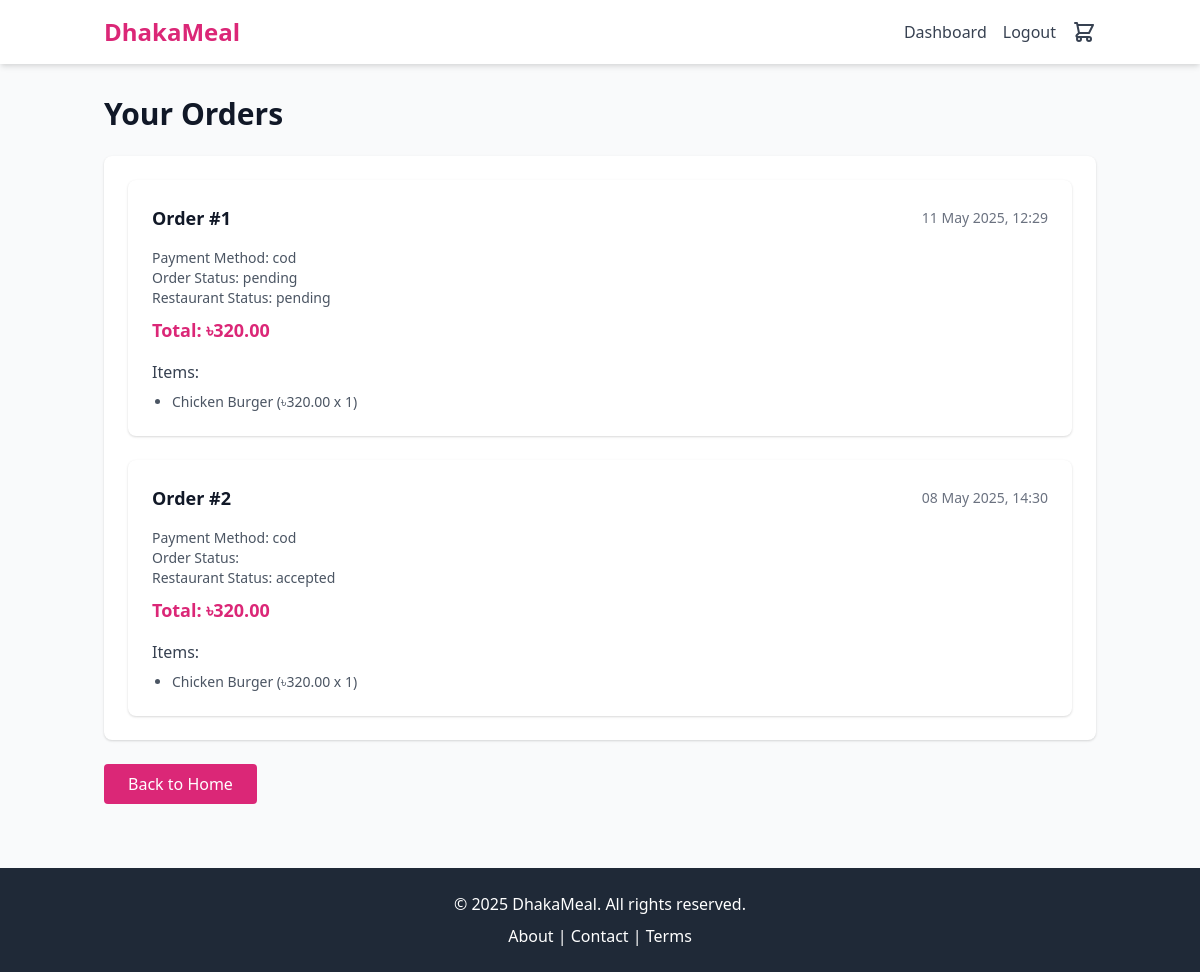
The app's page /order-details.php (signed in) with its own data.
### tables this page shows
CREATE TABLE `Order` (
    order_id INT AUTO_INCREMENT PRIMARY KEY,
    customer_id INT NOT NULL,
    restaurant_id INT NOT NULL,
    delivery_person_id INT,
    order_time DATETIME NOT NULL DEFAULT CURRENT_TIMESTAMP,
    order_status ENUM('pending', 'picked_up', 'out_for_delivery', 'delivered', 'canceled') NOT NULL DEFAULT 'pending',
    restaurant_status ENUM('pending', 'accepted', 'rejected') NOT NULL DEFAULT 'pending',
    payment_method ENUM('cod', 'online') NOT NULL,
    payment_status ENUM('pending', 'completed') NOT NULL DEFAULT 'pending',
    total_price DECIMAL(10, 2) NOT NULL,
    delivery_proof VARCHAR(255),
    delivery_time DATETIME,
    FOREIGN KEY (customer_id) REFERENCES Customer(customer_id) ON DELETE CASCADE,
    FOREIGN KEY (restaurant_id) REFERENCES Restaurant(restaurant_id) ON DELETE CASCADE,
    FOREIGN KEY (delivery_person_id) REFERENCES DeliveryPerson(delivery_id) ON DELETE SET NULL
);

CREATE TABLE OrderItem (
    order_item_id INT AUTO_INCREMENT PRIMARY KEY,
    order_id INT NOT NULL,
    food_id INT NOT NULL,
    quantity INT NOT NULL,
    price DECIMAL(10, 2) NOT NULL,
    FOREIGN KEY (order_id) REFERENCES `Order`(order_id) ON DELETE CASCADE,
    FOREIGN KEY (food_id) REFERENCES Food(food_id) ON DELETE CASCADE
);

CREATE TABLE Food (
    food_id INT AUTO_INCREMENT PRIMARY KEY,
    restaurant_id INT NOT NULL,
    name VARCHAR(255) NOT NULL,
    description TEXT,
    price DECIMAL(10, 2) NOT NULL,
    stock_qty INT NOT NULL,
    image_url VARCHAR(255),
    category ENUM('Starters', 'Main Course', 'Desserts') NOT NULL,
    FOREIGN KEY (restaurant_id) REFERENCES Restaurant(restaurant_id) ON DELETE CASCADE
);

### order-details.php (the view, shortened to what this page needs)
<?php
include_once 'config/database.php';
include_once 'includes/header.php';
$personId = $_SESSION['user_id'];
$customerQuery = "SELECT customer_id FROM Customer WHERE person_id = ?";
$customerStmt = $conn->prepare($customerQuery);
$customerStmt->execute([$personId]);
$customer = $customerStmt->fetch(PDO::FETCH_ASSOC);
$customerId = $customer['customer_id'];
$orderQuery = "SELECT order_id, order_time, order_status, restaurant_status, payment_method, total_price
               FROM `Order`
               WHERE customer_id = ?
               ORDER BY order_time DESC";
$orderStmt = $conn->prepare($orderQuery);
$orderStmt->execute([$customerId]);
$orders = $orderStmt->fetchAll(PDO::FETCH_ASSOC);
?>
<div class="container mx-auto px-4 py-8">
    <h1 class="text-3xl font-bold text-gray-900 mb-6">Your Orders</h1>
    <div class="bg-white shadow rounded-lg p-6">
        <?php if (empty($orders)): ?>
            <p class="text-gray-600 text-center">No orders found.</p>
        <?php else: ?>
            <div class="space-y-6">
                <?php foreach ($orders as $order): ?>
                    <div class="bg-white shadow rounded-lg p-6">
                        <div class="flex justify-between items-center mb-4">
                            <h3 class="text-lg font-semibold text-gray-900">Order #<?php echo $order['order_id']; ?></h3>
                            <span class="text-sm text-gray-500"><?php echo date('d M Y, H:i', strtotime($order['order_time'])); ?></span>
                        </div>
                        <p class="text-sm text-gray-600">Payment Method: <?php echo htmlspecialchars($order['payment_method']); ?></p>
                        <p class="text-sm text-gray-600">Order Status: <?php echo htmlspecialchars($order['order_status']); ?></p>
                        <p class="text-sm text-gray-600">Restaurant Status: <?php echo htmlspecialchars($order['restaurant_status']); ?></p>
                        <p class="text-lg font-bold text-pink-600 mt-2">Total: ৳<?php echo number_format($order['total_price'], 2); ?></p>
                        <?php
                        $itemQuery = "SELECT oi.quantity, oi.price, f.name
                                      FROM OrderItem oi
                                      JOIN Food f ON oi.food_id = f.food_id
                                      WHERE oi.order_id = ?";
                        $itemStmt = $conn->prepare($itemQuery);
                        $itemStmt->execute([$order['order_id']]);
                        $items = $itemStmt->fetchAll(PDO::FETCH_ASSOC);
                        ?>
                        <div class="mt-4">
                            <h4 class="text-md font-medium text-gray-700">Items:</h4>
                            <ul class="list-disc pl-5 mt-2">
                                <?php foreach ($items as $index => $item): ?>
                                    <li class="text-sm text-gray-600">
                                        <?php echo htmlspecialchars($item['name']); ?>
                                        (৳<?php echo number_format($item['price'], 2); ?> x <?php echo $item['quantity']; ?>)
                                    </li>
                                <?php endforeach; ?>
                            </ul>
                        </div>
                    </div>
                <?php endforeach; ?>
            </div>
        <?php endif; ?>
    </div>
    <div class="mt-6">
        <a href="index.php" class="inline-block bg-pink-600 text-white px-6 py-2 rounded hover:bg-pink-700 transition duration-300">Back to Home</a>
    </div>
</div>
<?php include_once 'includes/footer.php'; ?>

### includes/header.php (shortened to what this page needs)
<?php
$currentPage = basename($_SERVER['PHP_SELF']);
$isHomepage = ($currentPage === 'index.php' || $currentPage === 'home.php');
$cartCount = 0;
?>
<!DOCTYPE html>
<html lang="en">
<head>
    <link href="https://cdn.jsdelivr.net/npm/tailwindcss@2.2.19/dist/tailwind.min.css" rel="stylesheet">
</head>
<body class="bg-gray-50">
<?php if ($isHomepage): ?>
    <header class="bg-white shadow-md sticky top-0 z-50">
        <div class="container mx-auto px-4 py-4 flex items-center justify-between">
            <a href="index.php" class="text-2xl font-bold text-pink-600 flex items-center">
                <svg class="w-8 h-8 mr-2" fill="none" stroke="currentColor" viewBox="0 0 24 24" xmlns="http://www.w3.org/2000/svg">
                    <path stroke-linecap="round" stroke-linejoin="round" stroke-width="2" d="M12 8v4l3 3m6-3a9 9 0 11-18 0 9 9 0 0118 0z"></path>
                </svg>
                DhakaMeal
            </a>
            <form method="GET" action="index.php" class="flex-1 mx-4">
                <div class="flex items-center border border-gray-300 rounded-full overflow-hidden">
                    <input type="text" name="search" value="<?php echo htmlspecialchars($_GET['search'] ?? ''); ?>" placeholder="Search for restaurants or food..." class="w-full px-4 py-2 focus:outline-none">
                    <button type="submit" class="bg-pink-600 text-white px-4 py-2 hover:bg-pink-700 transition duration-300">
                        <svg class="w-5 h-5" fill="none" stroke="currentColor" viewBox="0 0 24 24" xmlns="http://www.w3.org/2000/svg">
                            <path stroke-linecap="round" stroke-linejoin="round" stroke-width="2" d="M21 21l-6-6m2-5a7 7 0 11-14 0 7 7 0 0114 0z"></path>
                        </svg>
                    </button>
                </div>
            </form>
            <div class="flex items-center space-x-4">
                <?php if (isset($_SESSION['user_id'])): ?>
                    <a href="<?php echo $_SESSION['user_type'] === 'customer' ? 'order-details.php' : ($_SESSION['user_type'] === 'restaurant' ? 'restaurant-dashboard.php' : 'delivery-dashboard.php'); ?>" class="text-gray-700 hover:text-pink-600">Dashboard</a>
                    <a href="logout.php" class="text-gray-700 hover:text-pink-600">Logout</a>
                <?php else: ?>
                    <a href="login.php" class="text-gray-700 hover:text-pink-600">Login</a>
                    <a href="register.php" class="text-gray-700 hover:text-pink-600">Sign Up</a>
                <?php endif; ?>
                <?php if (isset($_SESSION['user_type']) && $_SESSION['user_type'] === 'customer'): ?>
                    <a href="cart.php" class="relative text-gray-700 hover:text-pink-600">
                        <svg class="w-6 h-6" fill="none" stroke="currentColor" viewBox="0 0 24 24" xmlns="http://www.w3.org/2000/svg">
                            <path stroke-linecap="round" stroke-linejoin="round" stroke-width="2" d="M3 3h2l.4 2M7 13h10l4-8H5.4M7 13L5.4 5M7 13l-2.293 2.293c-.63.63-.184 1.707.707 1.707H17m0 0a2 2 0 100 4 2 2 0 000-4zm-8 2a2 2 0 11-4 0 2 2 0 014 0z"></path>
                        </svg>
                        <?php if ($cartCount > 0): ?>
                            <span id="cart-count" class="absolute -top-1 -right-1 bg-pink-600 text-white text-xs rounded-full px-2 py-1"><?php echo $cartCount; ?></span>
                        <?php endif; ?>
                    </a>
                <?php endif; ?>
            </div>
        </div>
    </header>
<?php else: ?>
    <header class="bg-white shadow-md sticky top-0 z-50">
        <div class="container mx-auto px-4 py-4 flex items-center justify-between">
            <a href="index.php" class="text-2xl font-bold text-pink-600">DhakaMeal</a>
            <div class="flex items-center space-x-4">
                <?php if (isset($_SESSION['user_id'])): ?>
                    <a href="<?php echo $_SESSION['user_type'] === 'customer' ? 'order-details.php' : ($_SESSION['user_type'] === 'restaurant' ? 'restaurant-dashboard.php' : 'delivery-dashboard.php'); ?>" class="text-gray-700 hover:text-pink-600">Dashboard</a>
                    <a href="logout.php" class="text-gray-700 hover:text-pink-600">Logout</a>
                <?php else: ?>
                    <a href="login.php" class="text-gray-700 hover:text-pink-600">Login</a>
                    <a href="register.php" class="text-gray-700 hover:text-pink-600">Sign Up</a>
                <?php endif; ?>
                <?php if (isset($_SESSION['user_type']) && $_SESSION['user_type'] === 'customer'): ?>
                    <a href="cart.php" class="relative text-gray-700 hover:text-pink-600">
                    </a>
                <?php endif; ?>
            </div>
        </div>
    </header>
<?php endif; ?>

### includes/footer.php
<footer class="bg-gray-800 text-white py-6 mt-8">
    <div class="container mx-auto px-4 text-center">
        <p>&copy; 2025 DhakaMeal. All rights reserved.</p>
        <p class="mt-2">
            <a href="#" class="hover:text-pink-400">About</a> |
            <a href="#" class="hover:text-pink-400">Contact</a> |
            <a href="#" class="hover:text-pink-400">Terms</a>
        </p>
    </div>
</footer>
</body>
</html>

### records on screen
order: order_id "1", order_time "11 May 2025, 12:29", payment_method "cod", order_status "pending", restaurant_status "pending", total_price "320.00"
orderitem: food.name "Chicken Burger", price "320.00", quantity "1"
order: order_id "2", order_time "08 May 2025, 14:30", payment_method "cod", restaurant_status "accepted", total_price "320.00"
